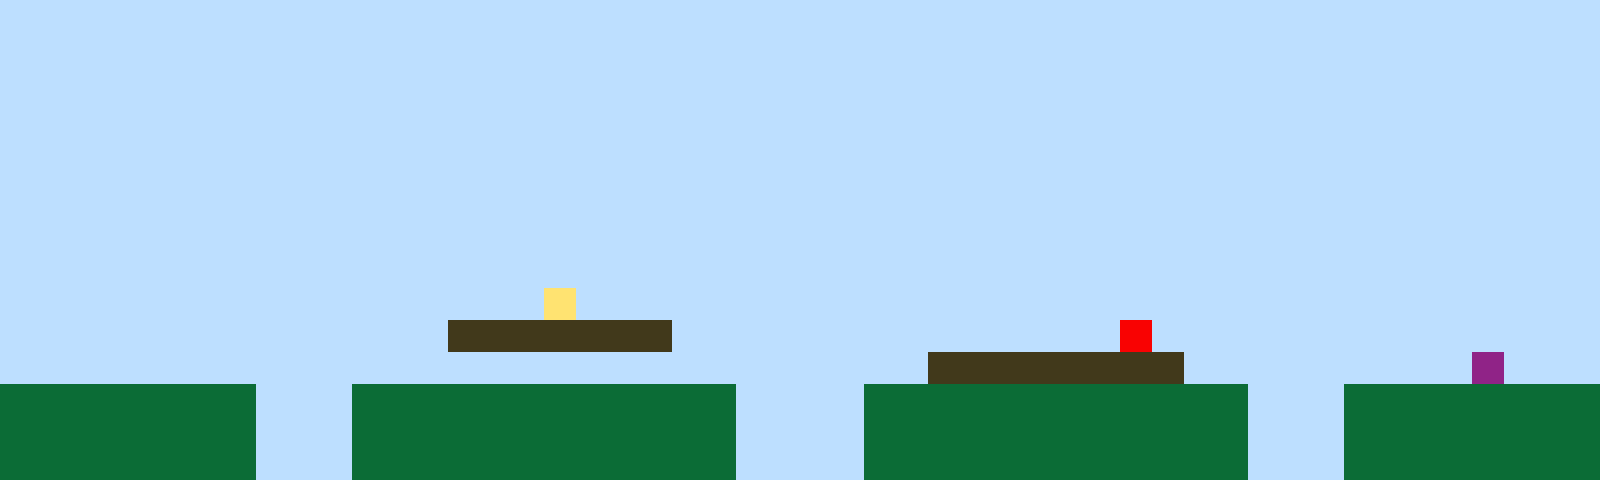

Rendered tile map (Tiled .tmx) drawn with the repository's tilesets; below, a short description and the full map source, tile grids included:
An orthogonal 50x15 tile map with 32x32 px tiles, 1 tile layer (Tile Layer 1).

<map version="1.10" tiledversion="1.11.2" orientation="orthogonal" renderorder="right-up" width="50" height="15" tilewidth="32" tileheight="32" infinite="0" nextlayerid="2" nextobjectid="1"><editorsettings><export target="map1.csv" format="csv" /></editorsettings><tileset firstgid="1" name="sprites" tilewidth="32" tileheight="32" tilecount="6" columns="3"><image source="sprites.png" width="96" height="64" /></tileset><layer id="1" name="Tile Layer 1" width="50" height="15"><data encoding="csv">1,1,1,1,1,1,1,1,1,1,1,1,1,1,1,1,1,1,1,1,1,1,1,1,1,1,1,1,1,1,1,1,1,1,1,1,1,1,1,1,1,1,1,1,1,1,1,1,1,1,1,1,1,1,1,1,1,1,1,1,1,1,1,1,1,1,1,1,1,1,1,1,1,1,1,1,1,1,1,1,1,1,1,1,1,1,1,1,1,1,1,1,1,1,1,1,1,1,1,1,1,1,1,1,1,1,1,1,1,1,1,1,1,1,1,1,1,1,1,1,1,1,1,1,1,1,1,1,1,1,1,1,1,1,1,1,1,1,1,1,1,1,1,1,1,1,1,1,1,1,1,1,1,1,1,1,1,1,1,1,1,1,1,1,1,1,1,1,1,1,1,1,1,1,1,1,1,1,1,1,1,1,1,1,1,1,1,1,1,1,1,1,1,1,1,1,1,1,1,1,1,1,1,1,1,1,1,1,1,1,1,1,1,1,1,1,1,1,1,1,1,1,1,1,1,1,1,1,1,1,1,1,1,1,1,1,1,1,1,1,1,1,1,1,1,1,1,1,1,1,1,1,1,1,1,1,1,1,1,1,1,1,1,1,1,1,1,1,1,1,1,1,1,1,1,1,1,1,1,1,1,1,1,1,1,1,1,1,1,1,1,1,1,1,1,1,1,1,1,1,1,1,1,1,1,1,1,1,1,1,1,1,1,1,1,1,1,1,1,1,1,1,1,1,1,1,1,1,1,1,1,1,1,1,1,1,1,1,1,1,1,1,1,1,1,1,1,1,1,1,1,1,1,1,1,1,1,1,1,1,1,1,1,1,1,1,1,1,1,1,1,1,1,1,1,1,1,1,1,1,1,1,1,1,1,1,1,1,1,1,1,1,1,1,1,1,1,1,1,1,1,1,1,1,1,1,1,1,1,1,1,1,1,1,1,1,1,1,1,1,1,1,1,1,1,1,1,1,1,1,1,1,1,1,1,1,1,1,1,1,1,1,1,1,1,1,1,1,1,1,1,1,1,1,1,1,1,1,1,1,1,1,1,1,1,1,1,4,1,1,1,1,1,1,1,1,1,1,1,1,1,1,1,1,1,1,1,1,1,1,1,1,1,1,1,1,1,1,1,1,1,1,1,1,1,1,1,1,1,1,1,1,1,1,3,3,3,3,3,3,3,1,1,1,1,1,1,1,1,1,1,1,1,1,1,5,1,1,1,1,1,1,1,1,1,1,1,1,1,1,1,1,1,1,1,1,1,1,1,1,1,1,1,1,1,1,1,1,1,1,1,1,1,1,1,1,1,1,1,3,3,3,3,3,3,3,3,1,1,1,1,1,1,1,1,1,6,1,1,1,2,2,2,2,2,2,2,2,1,1,1,2,2,2,2,2,2,2,2,2,2,2,2,1,1,1,1,2,2,2,2,2,2,2,2,2,2,2,2,1,1,1,2,2,2,2,2,2,2,2,2,2,2,2,2,2,2,2,1,1,1,2,2,2,2,2,2,2,2,2,2,2,2,1,1,1,1,2,2,2,2,2,2,2,2,2,2,2,2,1,1,1,2,2,2,2,2,2,2,2,2,2,2,2,2,2,2,2,1,1,1,2,2,2,2,2,2,2,2,2,2,2,2,1,1,1,1,2,2,2,2,2,2,2,2,2,2,2,2,1,1,1,2,2,2,2,2,2,2,2</data></layer></map>
